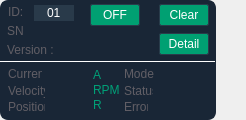
<?xml version="1.0" encoding="UTF-8"?>
<ui version="4.0">
 <class>MotorForm</class>
 <widget class="QWidget" name="MotorForm">
  <property name="geometry">
   <rect>
    <x>0</x>
    <y>0</y>
    <width>246</width>
    <height>120</height>
   </rect>
  </property>
  <property name="focusPolicy">
   <enum>Qt::ClickFocus</enum>
  </property>
  <property name="windowTitle">
   <string>Form</string>
  </property>
  <widget class="QFrame" name="frame">
   <property name="geometry">
    <rect>
     <x>0</x>
     <y>0</y>
     <width>216</width>
     <height>120</height>
    </rect>
   </property>
   <property name="styleSheet">
    <string notr="true">QFrame#frame{
background-color: rgb(25, 38, 54);
border: 2px solid rgb(25, 38, 54);
border-radius: 8px;
}
</string>
   </property>
   <property name="frameShape">
    <enum>QFrame::StyledPanel</enum>
   </property>
   <property name="frameShadow">
    <enum>QFrame::Raised</enum>
   </property>
   <widget class="QLabel" name="label">
    <property name="geometry">
     <rect>
      <x>7</x>
      <y>23</y>
      <width>20</width>
      <height>16</height>
     </rect>
    </property>
    <property name="styleSheet">
     <string notr="true">font: 8pt &quot;微软雅黑&quot;;
color: rgb(97, 94, 101);</string>
    </property>
    <property name="text">
     <string>SN :</string>
    </property>
   </widget>
   <widget class="QLabel" name="label_2">
    <property name="geometry">
     <rect>
      <x>8</x>
      <y>66</y>
      <width>34</width>
      <height>16</height>
     </rect>
    </property>
    <property name="styleSheet">
     <string notr="true">font: 75 7pt &quot;Microsoft JhengHei UI&quot;;
color: rgb(97, 94, 101);</string>
    </property>
    <property name="text">
     <string>Current :</string>
    </property>
   </widget>
   <widget class="QLabel" name="label_3">
    <property name="geometry">
     <rect>
      <x>8</x>
      <y>83</y>
      <width>37</width>
      <height>16</height>
     </rect>
    </property>
    <property name="styleSheet">
     <string notr="true">font: 75 7pt &quot;Microsoft JhengHei UI&quot;;
color: rgb(97, 94, 101);</string>
    </property>
    <property name="text">
     <string>Velocity :</string>
    </property>
   </widget>
   <widget class="QLabel" name="label_4">
    <property name="geometry">
     <rect>
      <x>8</x>
      <y>99</y>
      <width>37</width>
      <height>16</height>
     </rect>
    </property>
    <property name="styleSheet">
     <string notr="true">font: 75 7pt &quot;Microsoft JhengHei UI&quot;;
color: rgb(97, 94, 101);</string>
    </property>
    <property name="text">
     <string>Position :</string>
    </property>
   </widget>
   <widget class="QLabel" name="label_6">
    <property name="geometry">
     <rect>
      <x>50</x>
      <y>70</y>
      <width>40</width>
      <height>10</height>
     </rect>
    </property>
    <property name="styleSheet">
     <string notr="true">color: rgb(0, 160, 119);
font: 7pt &quot;Microsoft YaHei UI&quot;;</string>
    </property>
    <property name="text">
     <string/>
    </property>
    <property name="alignment">
     <set>Qt::AlignRight|Qt::AlignTrailing|Qt::AlignVCenter</set>
    </property>
   </widget>
   <widget class="QLabel" name="label_7">
    <property name="geometry">
     <rect>
      <x>50</x>
      <y>85</y>
      <width>40</width>
      <height>10</height>
     </rect>
    </property>
    <property name="styleSheet">
     <string notr="true">color: rgb(0, 160, 119);
font: 7pt &quot;Microsoft YaHei UI&quot;;</string>
    </property>
    <property name="text">
     <string/>
    </property>
    <property name="alignment">
     <set>Qt::AlignRight|Qt::AlignTrailing|Qt::AlignVCenter</set>
    </property>
   </widget>
   <widget class="QLabel" name="label_8">
    <property name="geometry">
     <rect>
      <x>50</x>
      <y>100</y>
      <width>40</width>
      <height>10</height>
     </rect>
    </property>
    <property name="styleSheet">
     <string notr="true">color: rgb(0, 160, 119);
font: 7pt &quot;Microsoft YaHei UI&quot;;</string>
    </property>
    <property name="text">
     <string/>
    </property>
    <property name="alignment">
     <set>Qt::AlignRight|Qt::AlignTrailing|Qt::AlignVCenter</set>
    </property>
   </widget>
   <widget class="QLabel" name="label_5">
    <property name="geometry">
     <rect>
      <x>93</x>
      <y>70</y>
      <width>20</width>
      <height>10</height>
     </rect>
    </property>
    <property name="styleSheet">
     <string notr="true">color: rgb(0, 160, 119);
font: 8pt &quot;Microsoft YaHei UI&quot;;</string>
    </property>
    <property name="text">
     <string>A</string>
    </property>
   </widget>
   <widget class="QLabel" name="label_9">
    <property name="geometry">
     <rect>
      <x>93</x>
      <y>85</y>
      <width>29</width>
      <height>10</height>
     </rect>
    </property>
    <property name="styleSheet">
     <string notr="true">color: rgb(0, 160, 119);
font: 8pt &quot;Microsoft YaHei UI&quot;;</string>
    </property>
    <property name="text">
     <string>RPM</string>
    </property>
   </widget>
   <widget class="QLabel" name="label_10">
    <property name="geometry">
     <rect>
      <x>93</x>
      <y>100</y>
      <width>20</width>
      <height>10</height>
     </rect>
    </property>
    <property name="styleSheet">
     <string notr="true">color: rgb(0, 160, 119);
font: 8pt &quot;Microsoft YaHei UI&quot;;</string>
    </property>
    <property name="text">
     <string>R</string>
    </property>
   </widget>
   <widget class="QLabel" name="version2">
    <property name="geometry">
     <rect>
      <x>7</x>
      <y>42</y>
      <width>49</width>
      <height>16</height>
     </rect>
    </property>
    <property name="styleSheet">
     <string notr="true">font: 8pt &quot;微软雅黑&quot;;
color: rgb(97, 94, 101);</string>
    </property>
    <property name="text">
     <string>Version :</string>
    </property>
   </widget>
   <widget class="QLineEdit" name="local_Id">
    <property name="geometry">
     <rect>
      <x>34</x>
      <y>5</y>
      <width>40</width>
      <height>16</height>
     </rect>
    </property>
    <property name="focusPolicy">
     <enum>Qt::StrongFocus</enum>
    </property>
    <property name="styleSheet">
     <string notr="true">font: 75 10pt &quot;Microsoft YaHei UI&quot;;
color: rgb(255, 255, 255);
background-color:rgb(41,58,74);
border:none;</string>
    </property>
    <property name="text">
     <string>01</string>
    </property>
    <property name="alignment">
     <set>Qt::AlignCenter</set>
    </property>
   </widget>
   <widget class="QLabel" name="label_11">
    <property name="geometry">
     <rect>
      <x>8</x>
      <y>4</y>
      <width>16</width>
      <height>16</height>
     </rect>
    </property>
    <property name="styleSheet">
     <string notr="true">font: 8pt &quot;微软雅黑&quot;;
color: rgb(97, 94, 101);</string>
    </property>
    <property name="text">
     <string>ID:</string>
    </property>
   </widget>
   <widget class="QLabel" name="label_12">
    <property name="geometry">
     <rect>
      <x>124</x>
      <y>66</y>
      <width>30</width>
      <height>16</height>
     </rect>
    </property>
    <property name="styleSheet">
     <string notr="true">font: 75 7pt &quot;Microsoft JhengHei UI&quot;;
color: rgb(97, 94, 101);</string>
    </property>
    <property name="text">
     <string>Mode :</string>
    </property>
   </widget>
   <widget class="QLabel" name="mode">
    <property name="geometry">
     <rect>
      <x>156</x>
      <y>67</y>
      <width>53</width>
      <height>14</height>
     </rect>
    </property>
    <property name="styleSheet">
     <string notr="true">color: rgb(0, 160, 119);
font: 7pt &quot;Microsoft YaHei UI&quot;;</string>
    </property>
    <property name="text">
     <string/>
    </property>
    <property name="alignment">
     <set>Qt::AlignLeading|Qt::AlignLeft|Qt::AlignVCenter</set>
    </property>
   </widget>
   <widget class="QLabel" name="label_14">
    <property name="geometry">
     <rect>
      <x>124</x>
      <y>83</y>
      <width>29</width>
      <height>16</height>
     </rect>
    </property>
    <property name="styleSheet">
     <string notr="true">font: 75 7pt &quot;Microsoft JhengHei UI&quot;;
color: rgb(97, 94, 101);</string>
    </property>
    <property name="text">
     <string>Status :</string>
    </property>
   </widget>
   <widget class="QLabel" name="status">
    <property name="geometry">
     <rect>
      <x>157</x>
      <y>87</y>
      <width>40</width>
      <height>10</height>
     </rect>
    </property>
    <property name="styleSheet">
     <string notr="true">color: rgb(0, 160, 119);
font: 7pt &quot;Microsoft YaHei UI&quot;;</string>
    </property>
    <property name="text">
     <string/>
    </property>
    <property name="alignment">
     <set>Qt::AlignLeading|Qt::AlignLeft|Qt::AlignVCenter</set>
    </property>
   </widget>
   <widget class="QLabel" name="label_16">
    <property name="geometry">
     <rect>
      <x>124</x>
      <y>99</y>
      <width>24</width>
      <height>16</height>
     </rect>
    </property>
    <property name="styleSheet">
     <string notr="true">font: 75 7pt &quot;Microsoft JhengHei UI&quot;;
color: rgb(97, 94, 101);</string>
    </property>
    <property name="text">
     <string>Error :</string>
    </property>
   </widget>
   <widget class="QLabel" name="error">
    <property name="geometry">
     <rect>
      <x>155</x>
      <y>102</y>
      <width>50</width>
      <height>10</height>
     </rect>
    </property>
    <property name="styleSheet">
     <string notr="true">color: rgb(0, 160, 119);
font: 7pt &quot;Microsoft YaHei UI&quot;;</string>
    </property>
    <property name="text">
     <string/>
    </property>
    <property name="alignment">
     <set>Qt::AlignLeading|Qt::AlignLeft|Qt::AlignVCenter</set>
    </property>
   </widget>
   <widget class="QLabel" name="sn">
    <property name="geometry">
     <rect>
      <x>29</x>
      <y>24</y>
      <width>61</width>
      <height>14</height>
     </rect>
    </property>
    <property name="styleSheet">
     <string notr="true">color: rgb(0, 160, 119);
font: 7pt &quot;Microsoft YaHei UI&quot;;</string>
    </property>
    <property name="text">
     <string/>
    </property>
    <property name="alignment">
     <set>Qt::AlignLeading|Qt::AlignLeft|Qt::AlignVCenter</set>
    </property>
   </widget>
   <widget class="QLabel" name="version">
    <property name="geometry">
     <rect>
      <x>54</x>
      <y>44</y>
      <width>59</width>
      <height>11</height>
     </rect>
    </property>
    <property name="styleSheet">
     <string notr="true">color: rgb(0, 160, 119);
font: 7pt &quot;Microsoft YaHei UI&quot;;</string>
    </property>
    <property name="text">
     <string/>
    </property>
    <property name="alignment">
     <set>Qt::AlignLeading|Qt::AlignLeft|Qt::AlignVCenter</set>
    </property>
   </widget>
   <widget class="QPushButton" name="motorSwitch">
    <property name="enabled">
     <bool>true</bool>
    </property>
    <property name="geometry">
     <rect>
      <x>90</x>
      <y>4</y>
      <width>50</width>
      <height>22</height>
     </rect>
    </property>
    <property name="sizePolicy">
     <sizepolicy hsizetype="Preferred" vsizetype="Fixed">
      <horstretch>0</horstretch>
      <verstretch>0</verstretch>
     </sizepolicy>
    </property>
    <property name="minimumSize">
     <size>
      <width>0</width>
      <height>22</height>
     </size>
    </property>
    <property name="focusPolicy">
     <enum>Qt::NoFocus</enum>
    </property>
    <property name="styleSheet">
     <string notr="true">QPushButton:pressed {
	background-color:#7e7884;
}
QPushButton:disabled {
	background-color:#1d2d3c;
    color:#7e7884;;
}

QPushButton{
    border:1px solid #293c4b;
    border-radius:2px;
    background-color:#00a072;
    color:white;
    min-height:20px;
	font: 8pt &quot;微软雅黑&quot;;
}</string>
    </property>
    <property name="text">
     <string>OFF</string>
    </property>
   </widget>
   <widget class="QPushButton" name="detail">
    <property name="enabled">
     <bool>true</bool>
    </property>
    <property name="geometry">
     <rect>
      <x>159</x>
      <y>33</y>
      <width>50</width>
      <height>22</height>
     </rect>
    </property>
    <property name="minimumSize">
     <size>
      <width>0</width>
      <height>22</height>
     </size>
    </property>
    <property name="focusPolicy">
     <enum>Qt::NoFocus</enum>
    </property>
    <property name="styleSheet">
     <string notr="true">QPushButton:pressed {
	background-color:#7e7884;
}
QPushButton:disabled {
	background-color:#1d2d3c;
    color:#7e7884;;
}

QPushButton{
    border:1px solid #293c4b;
    border-radius:2px;
    background-color:#00a072;
    color:white;
    min-height:20px;
	font: 8pt &quot;微软雅黑&quot;;
}</string>
    </property>
    <property name="text">
     <string>Detail</string>
    </property>
   </widget>
   <widget class="QPushButton" name="clear">
    <property name="enabled">
     <bool>true</bool>
    </property>
    <property name="geometry">
     <rect>
      <x>159</x>
      <y>4</y>
      <width>50</width>
      <height>22</height>
     </rect>
    </property>
    <property name="minimumSize">
     <size>
      <width>0</width>
      <height>22</height>
     </size>
    </property>
    <property name="focusPolicy">
     <enum>Qt::NoFocus</enum>
    </property>
    <property name="styleSheet">
     <string notr="true">QPushButton:pressed {
	background-color:#7e7884;
}
QPushButton:disabled {
	background-color:#1d2d3c;
    color:#7e7884;;
}

QPushButton{
    border:1px solid #293c4b;
    border-radius:2px;
    background-color:#00a072;
    color:white;
    min-height:20px;
	font: 8pt &quot;微软雅黑&quot;;
}</string>
    </property>
    <property name="text">
     <string>Clear</string>
    </property>
   </widget>
   <widget class="Line" name="line">
    <property name="geometry">
     <rect>
      <x>-3</x>
      <y>61</y>
      <width>219</width>
      <height>1</height>
     </rect>
    </property>
    <property name="orientation">
     <enum>Qt::Horizontal</enum>
    </property>
   </widget>
   <zorder>label_2</zorder>
   <zorder>label</zorder>
   <zorder>label_3</zorder>
   <zorder>label_4</zorder>
   <zorder>label_6</zorder>
   <zorder>label_7</zorder>
   <zorder>label_8</zorder>
   <zorder>label_5</zorder>
   <zorder>label_9</zorder>
   <zorder>label_10</zorder>
   <zorder>version2</zorder>
   <zorder>local_Id</zorder>
   <zorder>label_11</zorder>
   <zorder>label_12</zorder>
   <zorder>mode</zorder>
   <zorder>label_14</zorder>
   <zorder>status</zorder>
   <zorder>label_16</zorder>
   <zorder>error</zorder>
   <zorder>sn</zorder>
   <zorder>version</zorder>
   <zorder>motorSwitch</zorder>
   <zorder>detail</zorder>
   <zorder>clear</zorder>
   <zorder>line</zorder>
  </widget>
 </widget>
 <resources/>
 <connections/>
</ui>
